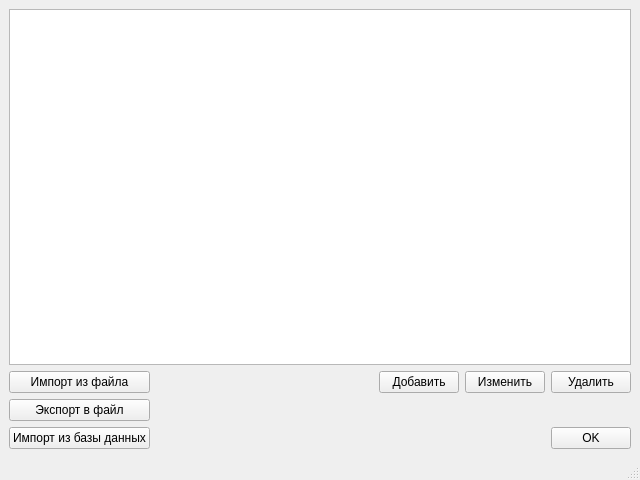
<?xml version="1.0" encoding="UTF-8"?>
<ui version="4.0">
 <class>productsWindow</class>
 <widget class="QMainWindow" name="productsWindow">
  <property name="geometry">
   <rect>
    <x>0</x>
    <y>0</y>
    <width>640</width>
    <height>480</height>
   </rect>
  </property>
  <property name="windowTitle">
   <string>Редактор продукции</string>
  </property>
  <widget class="QWidget" name="centralwidget">
   <layout class="QVBoxLayout" name="verticalLayout_3" stretch="10,1">
    <item>
     <widget class="QListWidget" name="listWidget"/>
    </item>
    <item>
     <layout class="QHBoxLayout" name="horizontalLayout_2">
      <item>
       <layout class="QVBoxLayout" name="verticalLayout">
        <item>
         <widget class="QPushButton" name="iImportPushButton">
          <property name="text">
           <string>Импорт из файла</string>
          </property>
          <property name="icon">
           <iconset resource="Pictures.qrc">
            <normaloff>:/menuIcons/icons/mainIcon.png</normaloff>:/menuIcons/icons/mainIcon.png</iconset>
          </property>
         </widget>
        </item>
        <item>
         <widget class="QPushButton" name="exportPushButton">
          <property name="text">
           <string>Экспорт в файл</string>
          </property>
          <property name="icon">
           <iconset>
            <normaloff>icons/upload.png</normaloff>icons/upload.png</iconset>
          </property>
         </widget>
        </item>
        <item>
         <widget class="QPushButton" name="importFromDBPushButton">
          <property name="text">
           <string>Импорт из базы данных</string>
          </property>
          <property name="icon">
           <iconset>
            <normaloff>icons/dataBase.png</normaloff>icons/dataBase.png</iconset>
          </property>
         </widget>
        </item>
       </layout>
      </item>
      <item>
       <spacer name="horizontalSpacer">
        <property name="orientation">
         <enum>Qt::Horizontal</enum>
        </property>
        <property name="sizeHint" stdset="0">
         <size>
          <width>40</width>
          <height>20</height>
         </size>
        </property>
       </spacer>
      </item>
      <item>
       <layout class="QVBoxLayout" name="verticalLayout_2">
        <item>
         <layout class="QHBoxLayout" name="horizontalLayout">
          <item>
           <widget class="QPushButton" name="insertPushButton">
            <property name="text">
             <string>Добавить</string>
            </property>
            <property name="icon">
             <iconset resource="Pictures.qrc">
              <normaloff>:/menuIcons/icons/add.png</normaloff>:/menuIcons/icons/add.png</iconset>
            </property>
           </widget>
          </item>
          <item>
           <widget class="QPushButton" name="changePushButton">
            <property name="text">
             <string>Изменить</string>
            </property>
            <property name="icon">
             <iconset resource="Pictures.qrc">
              <normaloff>:/menuIcons/icons/edit.png</normaloff>:/menuIcons/icons/edit.png</iconset>
            </property>
           </widget>
          </item>
          <item>
           <widget class="QPushButton" name="deletePushButton">
            <property name="text">
             <string>Удалить</string>
            </property>
            <property name="icon">
             <iconset resource="Pictures.qrc">
              <normaloff>:/menuIcons/icons/delete.png</normaloff>:/menuIcons/icons/delete.png</iconset>
            </property>
           </widget>
          </item>
         </layout>
        </item>
        <item>
         <spacer name="verticalSpacer">
          <property name="orientation">
           <enum>Qt::Vertical</enum>
          </property>
          <property name="sizeHint" stdset="0">
           <size>
            <width>20</width>
            <height>40</height>
           </size>
          </property>
         </spacer>
        </item>
        <item>
         <layout class="QHBoxLayout" name="horizontalLayout_3">
          <item>
           <spacer name="horizontalSpacer_2">
            <property name="orientation">
             <enum>Qt::Horizontal</enum>
            </property>
            <property name="sizeHint" stdset="0">
             <size>
              <width>40</width>
              <height>20</height>
             </size>
            </property>
           </spacer>
          </item>
          <item>
           <widget class="QPushButton" name="OkPushButton">
            <property name="text">
             <string>OK</string>
            </property>
           </widget>
          </item>
         </layout>
        </item>
       </layout>
      </item>
     </layout>
    </item>
   </layout>
  </widget>
  <widget class="QMenuBar" name="menubar">
   <property name="geometry">
    <rect>
     <x>0</x>
     <y>0</y>
     <width>640</width>
     <height>21</height>
    </rect>
   </property>
  </widget>
  <widget class="QStatusBar" name="statusbar"/>
 </widget>
 <resources>
  <include location="Pictures.qrc"/>
 </resources>
 <connections/>
</ui>
